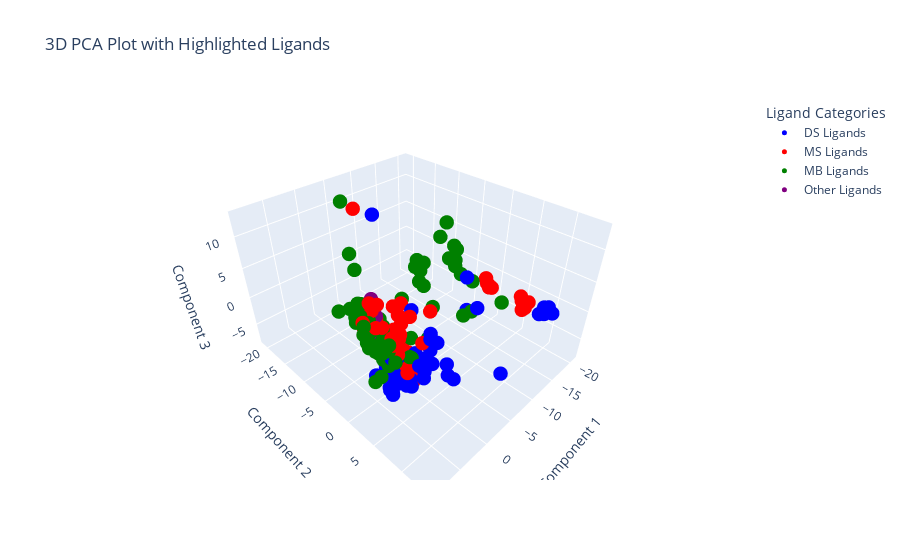

Notebook code for this chart:
### Code cell
# Dictionary for ligand categories and their colors
categories = {
    "DS": {"color": "blue", "label": "DS Ligands"},
    "MS": {"color": "red", "label": "MS Ligands"},
    "MB": {"color": "green", "label": "MB Ligands"},
    "Other": {"color": "purple", "label": "Other Ligands"},
}

# Initialize a Plotly figure
fig = go.Figure()

# Add scatter traces for each category
for category, properties in categories.items():
    subset = pca_df[
        pca_df['ligand'].str.contains(category) if category != "Other" else ~pca_df['ligand'].str.contains("DS|MS|MB")
    ]
    fig.add_trace(
        go.Scatter3d(
            x=subset['Component 1'],
            y=subset['Component 2'],
            z=subset['Component 3'],
            mode='markers',
            marker=dict(size=5, color=properties["color"]),
            name=properties["label"],  # Legend label
            text=subset['ligand'],  # Hover text
            hoverinfo="text"  # Display only hover text
        )
    )

# Customize layout
fig.update_layout(
    title='3D PCA Plot with Highlighted Ligands',
    scene=dict(
        xaxis_title='Component 1',
        yaxis_title='Component 2',
        zaxis_title='Component 3'
    ),
    legend=dict(title="Ligand Categories")
)

# Show plot
fig.show()

### Figure 1 — Plotly figure (JSON) as saved in the notebook; plotly's stock layout.template omitted (floating-point values rounded to 4 significant figures; data arrays with more than 128 entries replaced by an {"elided": "..."} marker saying what was removed)
{"data": [{"hoverinfo": "text", "marker": {"color": "blue", "size": 5}, "mode": "markers", "name": "DS Ligands", "text": ["DS-10", "DS-11", "DS-12", "DS-13", "DS-14", "DS-15", "DS-16", "DS-17", "DS-18", "DS-19", "DS-1", "DS-20", "DS-21", "DS-22", "DS-23", "DS-24", "DS-25", "DS-26", "DS-27", "DS-28", "DS-29", "DS-2", "DS-30", "DS-31", "DS-32", "DS-33", "DS-34", "DS-35", "DS-36", "DS-37", "DS-38", "DS-39", "DS-3", "DS-40", "DS-41", "DS-42", "DS-43", "DS-44", "DS-45", "DS-46", "DS-48", "DS-49", "DS-4", "DS-50", "DS-52", "DS-53", "DS-54", "DS-55", "DS-56", "DS-57", "DS-58", "DS-59", "DS-5", "DS-60", "DS-61", "DS-63", "DS-64", "DS-6", "DS-7", "DS-8", "DS-9"], "x": [2.535, 3.93, 0.9459, -1.015, 3.619, 3.545, 3.096, 4.948, 3.363, -2.599, -1.099, 3.717, 3.163, 3.862, 4.983, 3.598, 5.145, 3.439, 2.811, 4.256, 2.765, -7.92, 5.113, 3.836, 5.26, 2.966, 2.045, 3.285, -1.725, -1.673, -2.286, -2.186, 3.871, -1.278, -1.991, 1.864, -17.36, -1.925, -16.85, -16.66, -0.8022, -17.5, 3.269, -17.15, -7.642, -2.059, -15.92, -14.85, -15.24, 2.204, -1.01, 2.813, 3.2, -0.1703, -0.8689, -1.151, -2.558, 0.8207, 2.214, 4.199, 3.675], "y": [1.956, 1.261, -0.7947, 5.021, 1.618, 1.629, 4.632, -0.01456, 4.487, 13.53, -7.6, 1.947, 1.263, 2.528, 2.619, 1.839, 2.876, 4.057, 5.661, 7.911, 0.7341, -14.79, 3.308, 3.01, 3.511, 3.118, 1.807, 4.62, 0.4758, 0.5753, -2.521, 2.812, -0.4367, 2.196, -1.362, 6.507, 9.537, 3.464, 10.54, 10.45, 8.993, 10.69, -0.1782, 11.54, 4.115, -0.6096, 11.2, 11.23, 11.25, 6.818, 4.192, 6.44, 1.043, 7.682, 6.845, 7.842, 9.403, 4.47, 1.793, 2.293, 0.5264], "z": [-3.224, -3.414, -0.5879, 1.314, -3.226, -2.804, -3.624, -3.703, -2.124, 0.9458, -6.426, -3.088, -2.617, -3.615, -3.903, -2.664, -4.074, -3.631, 0.4683, 2.174, -1.674, 9.569, -4.149, -3.763, -4.318, -3.04, -1.858, -2.163, -3.899, -3.948, -7.583, -2.152, 0.02081, -3.547, -5.862, 5.423, -0.7422, -4.007, 0.1057, 1.302, 13.02, 0.9978, -2.497, 0.5953, 2.337, 2.766, 1.69, 2.184, 1.445, 5.021, 0.4056, -1.034, -3.122, -1.805, -1.022, -3.099, 8.278, -1.675, -2.802, 0.3539, -2.908], "type": "scatter3d"}, {"hoverinfo": "text", "marker": {"color": "red", "size": 5}, "mode": "markers", "name": "MS Ligands", "text": ["MS-10", "MS-11", "MS-12", "MS-13", "MS-14", "MS-15", "MS-16", "MS-17", "MS-19", "MS-1", "MS-20", "MS-21", "MS-22", "MS-23", "MS-24", "MS-25", "MS-26", "MS-27", "MS-28", "MS-29", "MS-2", "MS-30", "MS-31", "MS-32", "MS-33", "MS-34", "MS-35", "MS-36", "MS-37", "MS-38", "MS-39", "MS-3", "MS-40", "MS-41", "MS-42", "MS-44", "MS-45", "MS-46", "MS-47", "MS-48", "MS-49", "MS-4", "MS-50", "MS-51", "MS-52", "MS-53", "MS-54", "MS-55", "MS-56", "MS-57", "MS-58", "MS-59", "MS-5", "MS-60", "MS-61", "MS-62", "MS-64", "MS-65", "MS-66", "MS-68", "MS-6", "MS-70", "MS-71", "MS-72", "MS-73", "MS-74", "MS-75", "MS-76", "MS-77", "MS-78", "MS-79", "MS-80", "MS-81", "MS-82", "MS-83", "MS-84", "MS-85", "MS-86", "MS-87", "MS-88", "MS-89", "MS-90", "MS-91", "MS-92", "MS-93", "MS-9"], "x": [7.774, -0.1546, 1.813, 3.189, -0.201, 0.9206, 1.965, 2.131, 1.794, -3.033, 1.898, 1.978, 2.458, 2.034, 2.271, 1.713, 4.121, 2.209, 1.192, 2.305, -5.978, 2.398, 1.321, 1.392, 2.422, 2.332, 2.411, 2.441, 1.895, 2.063, 2.554, -7.079, 2.584, 1.778, 5.419, 1.963, 1.814, 2.298, 1.763, 2.572, 2.227, 2.583, 3.282, 1.809, 0.09262, 1.614, 3.106, 1.749, 2.088, 2.127, 1.097, 2.403, 3.082, 1.793, 3.438, 4.556, 4.843, 1.417, 1.754, 2.084, 2.529, -4.81, -1.019, 1.081, -17.98, -1.872, -17.85, -18.25, -1.098, -17.75, 4.369, 1.36, 4.987, -17.13, -17.6, -16.0, 2.34, 3.417, -16.69, 2.608, -16.14, 2.411, -17.26, 3.832, 7.554, 0.4724], "y": [4.085, 3.293, 0.5863, 1.215, -1.104, -0.8371, 0.6663, 0.8618, 2.103, -5.252, 1.568, 1.021, 2.196, 1.181, 1.973, 2.464, 3.385, 1.439, 0.8693, 1.597, -0.8734, 2.317, 0.7147, 0.9986, 2.263, 1.482, 2.089, 2.006, 1.602, 1.25, 1.424, -18.22, 2.303, 1.699, 1.592, 1.98, 1.196, 4.113, 2.155, 1.424, 1.75, 1.566, 4.123, 1.194, -0.5653, 1.283, 1.616, 4.302, 1.838, 2.636, 4.469, 2.801, 1.345, 1.603, 2.217, 2.854, 3.508, 3.94, 2.827, 2.33, 3.823, -5.346, -1.896, -7.568, -0.1666, -2.391, 0.224, -0.6438, -0.311, 0.9023, -1.194, -6.614, 0.004914, 6.891, 0.5217, 7.279, -2.545, 2.808, 7.976, -1.133, 6.97, 2.705, 7.231, 3.739, 1.576, -1.16], "z": [8.345, 0.7112, -2.803, -0.4169, -1.321, 4.867, -3.172, -3.371, -2.965, -3.887, -3.056, -2.615, -3.225, -2.74, -3.116, -2.663, 1.587, -2.97, -1.208, -3.115, 0.2677, -2.901, -2.301, -2.435, -3.42, -2.93, -3.148, -3.144, -3.257, -2.74, -2.295, 9.644, -3.436, -2.641, 8.822, -2.881, -2.642, -3.711, -2.288, -2.361, -2.563, 2.031, -1.48, -2.633, -0.1088, -1.849, -0.5733, -2.692, -3.42, -3.009, -2.577, -3.092, 2.349, -3.108, 1.437, 4.099, 3.643, -2.785, -2.342, -2.48, 6.75, -7.28, -1.868, -1.248, -0.4837, 3.037, -0.515, 0.102, -3.861, -0.6537, 6.98, -1.891, 6.866, -1.315, -0.7079, 1.104, 2.739, 6.932, 0.8477, 2.247, 1.634, -2.773, -0.8519, 6.434, 7.467, -1.733], "type": "scatter3d"}, {"hoverinfo": "text", "marker": {"color": "green", "size": 5}, "mode": "markers", "name": "MB Ligands", "text": {"elided": "137 str values"}, "x": {"elided": "137 float values"}, "y": {"elided": "137 float values"}, "z": {"elided": "137 float values"}, "type": "scatter3d"}, {"hoverinfo": "text", "marker": {"color": "purple", "size": 5}, "mode": "markers", "name": "Other Ligands", "text": ["dcPAMP", "dcpa", "diprpa"], "x": [5.904, 2.892, 1.612], "y": [0.3862, -1.872, -4.25], "z": [3.93, 3.861, 4.585], "type": "scatter3d"}], "layout": {"title": {"text": "3D PCA Plot with Highlighted Ligands"}, "scene": {"xaxis": {"title": {"text": "Component 1"}}, "yaxis": {"title": {"text": "Component 2"}}, "zaxis": {"title": {"text": "Component 3"}}}, "legend": {"title": {"text": "Ligand Categories"}}}}
